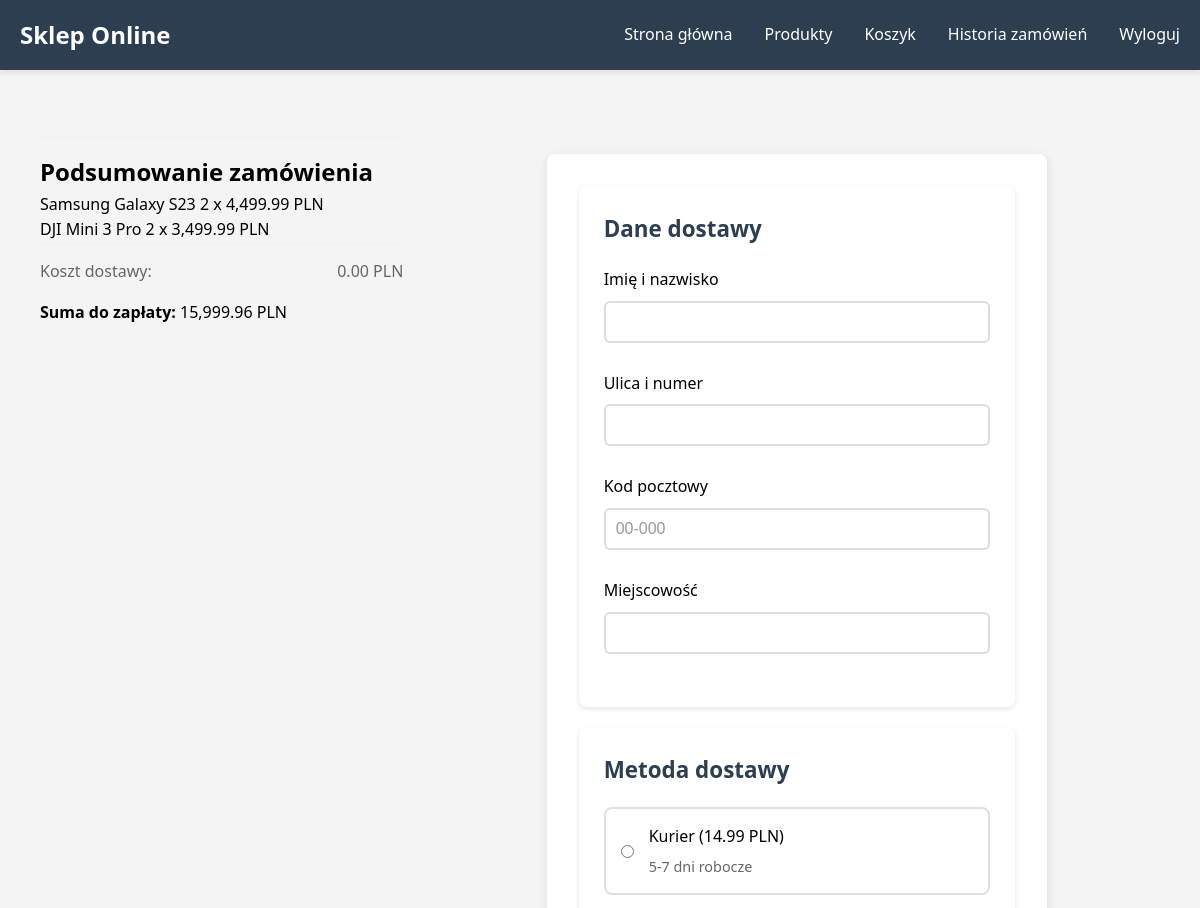
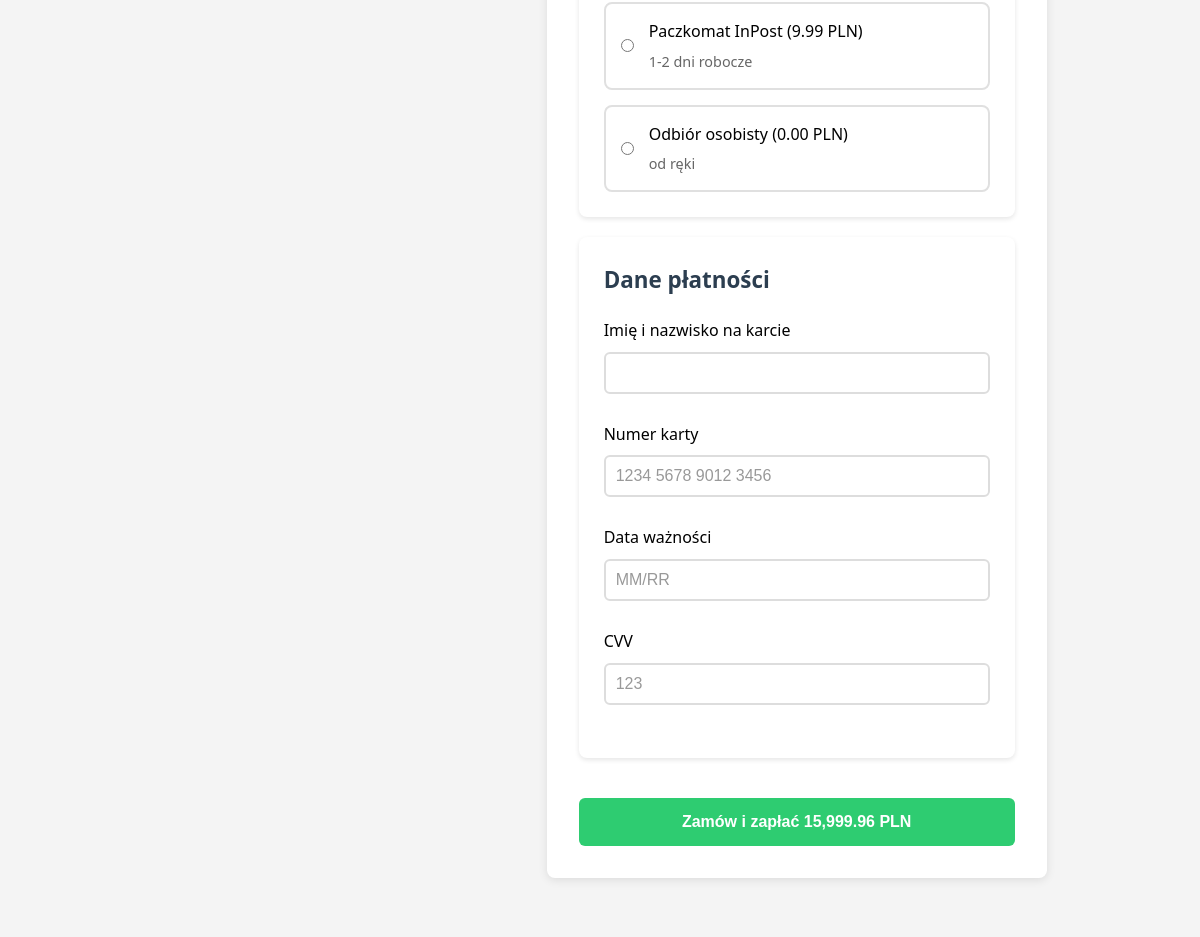
Page /checkout.php (signed in) on the committed database (2 pictures, top to bottom).
### tables this page shows
CREATE TABLE `cart_items` (
  `id` int(11) NOT NULL,
  `user_id` int(11) DEFAULT NULL,
  `product_id` int(11) DEFAULT NULL,
  `quantity` int(11) NOT NULL
);

CREATE TABLE `products` (
  `id` int(11) NOT NULL,
  `name` varchar(100) NOT NULL,
  `description` text DEFAULT NULL,
  `price` decimal(10,2) NOT NULL,
  `image_url` varchar(255) DEFAULT NULL,
  `stock` int(11) NOT NULL,
  `created_at` timestamp NOT NULL DEFAULT current_timestamp()
);

### checkout.php (the view, shortened to what this page needs)
<?php
require_once 'config.php';
$stmt = $pdo->prepare("SELECT c.*, p.name, p.price FROM cart_items c
                       JOIN products p ON c.product_id = p.id
                       WHERE c.user_id = ?");
$stmt->execute([$_SESSION['user_id']]);
$cart_items = $stmt->fetchAll();
$total = 0;
foreach ($cart_items as $item) {
    $total += $item['price'] * $item['quantity'];
}
?>
<!DOCTYPE html>
<html lang="pl">
<head>
    <link rel="stylesheet" href="style.css">
</head>
<body>
    <header>
        <nav>
            <div class="logo">Sklep Online</div>
            <ul>
                <li><a href="index.php">Strona główna</a></li>
                <li><a href="products.php">Produkty</a></li>
                <li><a href="cart.php">Koszyk</a></li>
                <li><a href="orders.php">Historia zamówień</a></li>
                <li><a href="logout.php">Wyloguj</a></li>
            </ul>
        </nav>
    </header>
    <div class="container">
        <div class="checkout-container">
            <div class="order-summary">
                <h2>Podsumowanie zamówienia</h2>
                <div class="order-items">
                    <?php foreach ($cart_items as $item): ?>
                        <div class="order-item">
                            <span class="item-name"><?php echo htmlspecialchars($item['name']); ?></span>
                            <span class="item-quantity"><?php echo $item['quantity']; ?> x</span>
                            <span class="item-price"><?php echo number_format($item['price'], 2); ?> PLN</span>
                        </div>
                    <?php endforeach; ?>
                </div>
                <div id="shipping-cost" class="shipping-cost">
                    Koszt dostawy: <span>0.00 PLN</span>
                </div>
                <div class="order-total">
                    <strong>Suma do zapłaty:</strong>
                    <span id="total-amount"><?php echo number_format($total, 2); ?> PLN</span>
                </div>
            </div>
            <div class="checkout-form">
                <form method="POST" id="checkout-form">
                    <div class="form-section">
                        <h2>Dane dostawy</h2>
                        <div class="form-group">
                            <label for="full_name">Imię i nazwisko</label>
                            <input type="text" id="full_name" name="full_name" required>
                        </div>
                        <div class="form-group">
                            <label for="street">Ulica i numer</label>
                            <input type="text" id="street" name="street" required>
                        </div>
                        <div class="form-row">
                            <div class="form-group half">
                                <label for="postal_code">Kod pocztowy</label>
                                <input type="text" id="postal_code" name="postal_code"
                                       pattern="[0-9]{2}-[0-9]{3}" placeholder="00-000" required>
                            </div>
                            <div class="form-group half">
                                <label for="city">Miejscowość</label>
                                <input type="text" id="city" name="city" required>
                            </div>
                        </div>
                    </div>
                    <div class="form-section">
                        <h2>Metoda dostawy</h2>
                        <div class="shipping-methods">
                            <div class="shipping-method">
                                <input type="radio" id="courier" name="shipping_method"
                                       value="courier" required>
                                <label for="courier">
                                    Kurier (14.99 PLN)
                                    <span class="delivery-time">5-7 dni robocze</span>
                                </label>
                            </div>
                            <div class="shipping-method">
                                <input type="radio" id="parcel_locker" name="shipping_method"
                                       value="parcel_locker">
                                <label for="parcel_locker">
                                    Paczkomat InPost (9.99 PLN)
                                    <span class="delivery-time">1-2 dni robocze</span>
                                </label>
                            </div>
                            <div class="shipping-method">
                                <input type="radio" id="pickup" name="shipping_method"
                                       value="pickup">
                                <label for="pickup">
                                    Odbiór osobisty (0.00 PLN)
                                    <span class="delivery-time">od ręki</span>
                                </label>
                            </div>
                        </div>
                    </div>
                    <div class="form-section">
                        <h2>Dane płatności</h2>
                        <div class="form-group">
                            <label for="cardholder_name">Imię i nazwisko na karcie</label>
                            <input type="text" id="cardholder_name" name="cardholder_name" required>
                        </div>
                        <div class="form-group">
                            <label for="card_number">Numer karty</label>
                            <input type="text" id="card_number" name="card_number"
                                   pattern="[0-9]{16}" maxlength="16"
                                   placeholder="1234 5678 9012 3456" required>
                        </div>
                        <div class="form-row">
                            <div class="form-group half">
                                <label for="card_expiry">Data ważności</label>
                                <input type="text" id="card_expiry" name="card_expiry"
                                       pattern="(0[1-9]|1[0-2])\/[0-9]{2}"
                                       placeholder="MM/RR" required>
                            </div>
                            <div class="form-group half">
                                <label for="card_cvv">CVV</label>
                                <input type="text" id="card_cvv" name="card_cvv"
                                       pattern="[0-9]{3,4}" maxlength="4"
                                       placeholder="123" required>
                            </div>
                        </div>
                    </div>
                    <button type="submit" class="checkout-button">
                        Zamów i zapłać <span id="button-total"><?php echo number_format($total, 2); ?> PLN</span>
                    </button>
                </form>
            </div>
        </div>
    </div>
</body>
</html>

### style.css (style rules this page uses)
* { margin: 0; padding: 0; box-sizing: border-box; }
body { font-family: 'Segoe UI', Tahoma, Geneva, Verdana, sans-serif; line-height: 1.6; background-color: #f4f4f4; }
header { background-color: #2c3e50; padding: 1rem 0; box-shadow: 0 2px 5px rgba(0,0,0,0.1); }
nav { max-width: 1200px; margin: 0 auto; display: flex; justify-content: space-between; align-items: center; padding: 0 20px; }
.logo { color: #fff; font-size: 1.5rem; font-weight: bold; }
nav ul { display: flex; list-style: none; }
nav ul li { margin-left: 2rem; }
nav ul li a { color: #fff; text-decoration: none; transition: color 0.3s ease; }
.container { max-width: 1200px; margin: 2rem auto; padding: 0 20px; }
form { background: #fff; padding: 2rem; border-radius: 8px; box-shadow: 0 2px 10px rgba(0,0,0,0.1); max-width: 500px; margin: 2rem auto; }
input[type="text"], input[type="email"], input[type="password"] { width: 100%; padding: 12px; margin: 8px 0; border: 1px solid #ddd; border-radius: 4px; font-size: 1rem; }
button { background-color: #3498db; color: #fff; padding: 12px 24px; border: none; border-radius: 4px; cursor: pointer; font-size: 1rem; width: 100%; margin-top: 1rem; transition: background-color 0.3s ease; }
.checkout-button { display: inline-block; background: #2ecc71; color: white; padding: 12px 30px; text-decoration: none; border-radius: 4px; font-weight: bold; }
.order-summary { margin-top: 15px; padding-top: 15px; border-top: 1px solid #eee; }
.checkout-container { max-width: 1200px; margin: 30px auto; display: grid; grid-template-columns: 1fr 2fr; gap: 30px; padding: 20px; }
.form-section { background: white; padding: 25px; border-radius: 8px; margin-bottom: 20px; box-shadow: 0 2px 5px rgba(0,0,0,0.1); }
.form-section h2 { margin-bottom: 20px; color: #2c3e50; font-size: 1.4em; }
.shipping-methods { display: flex; flex-direction: column; gap: 15px; }
.shipping-method { display: flex; align-items: center; padding: 15px; border: 2px solid #e0e0e0; border-radius: 8px; cursor: pointer; transition: all 0.3s ease; }
.shipping-method input[type="radio"] { margin-right: 15px; }
.shipping-method label { flex: 1; display: flex; flex-direction: column; cursor: pointer; }
.delivery-time { font-size: 0.9em; color: #666; margin-top: 5px; }
.shipping-cost { padding: 15px 0; border-top: 1px solid #eee; color: #666; display: flex; justify-content: space-between; }
.checkout-button { width: 100%; padding: 15px; background: #2ecc71; color: white; border: none; border-radius: 6px; font-size: 16px; font-weight: 600; cursor: pointer; transition: background-color 0.3s; margin-top: 20px; }
.form-group { margin-bottom: 20px; position: relative; }
.form-group input { width: 100%; padding: 10px; border: 2px solid #ddd; border-radius: 6px; font-size: 16px; transition: all 0.3s ease; }
.form-group input::placeholder { color: #999; }

### rows in the picture
cart_items: product.name "Samsung Galaxy S23", quantity "2", product.price "4,499.99"
cart_items: product.name "DJI Mini 3 Pro", quantity "2", product.price "3,499.99"

### other values in the picture
$total "15,999.96"
